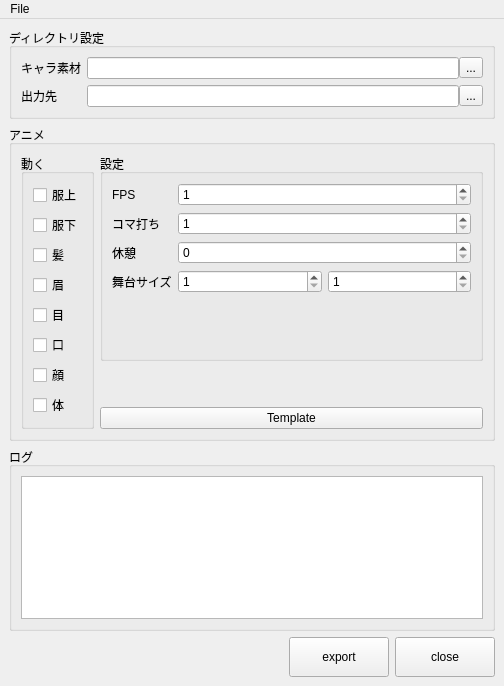
<?xml version="1.0" encoding="UTF-8"?>
<ui version="4.0">
 <class>MainWindow</class>
 <widget class="QMainWindow" name="MainWindow">
  <property name="geometry">
   <rect>
    <x>0</x>
    <y>0</y>
    <width>504</width>
    <height>686</height>
   </rect>
  </property>
  <property name="windowTitle">
   <string>MainWindow</string>
  </property>
  <widget class="QWidget" name="centralwidget">
   <layout class="QVBoxLayout" name="verticalLayout_4">
    <item>
     <widget class="QGroupBox" name="groupBox">
      <property name="title">
       <string>ディレクトリ設定</string>
      </property>
      <layout class="QFormLayout" name="formLayout">
       <item row="0" column="0">
        <widget class="QLabel" name="label">
         <property name="text">
          <string>キャラ素材</string>
         </property>
        </widget>
       </item>
       <item row="0" column="1">
        <layout class="QHBoxLayout" name="horizontalLayout_2">
         <property name="spacing">
          <number>0</number>
         </property>
         <item>
          <widget class="QLineEdit" name="srcLineEdit"/>
         </item>
         <item>
          <widget class="QToolButton" name="srcToolButton">
           <property name="text">
            <string>...</string>
           </property>
          </widget>
         </item>
        </layout>
       </item>
       <item row="1" column="0">
        <widget class="QLabel" name="label_2">
         <property name="text">
          <string>出力先</string>
         </property>
        </widget>
       </item>
       <item row="1" column="1">
        <layout class="QHBoxLayout" name="horizontalLayout">
         <property name="spacing">
          <number>0</number>
         </property>
         <item>
          <widget class="QLineEdit" name="dstLineEdit"/>
         </item>
         <item>
          <widget class="QToolButton" name="dstToolButton">
           <property name="text">
            <string>...</string>
           </property>
          </widget>
         </item>
        </layout>
       </item>
      </layout>
     </widget>
    </item>
    <item>
     <widget class="QGroupBox" name="groupBox_5">
      <property name="title">
       <string>アニメ</string>
      </property>
      <layout class="QHBoxLayout" name="horizontalLayout_5">
       <item>
        <widget class="QGroupBox" name="groupBox_4">
         <property name="title">
          <string>動く</string>
         </property>
         <layout class="QVBoxLayout" name="verticalLayout_2">
          <item>
           <widget class="QCheckBox" name="topCheckBox">
            <property name="text">
             <string>服上</string>
            </property>
           </widget>
          </item>
          <item>
           <widget class="QCheckBox" name="bottomCheckBox">
            <property name="text">
             <string>服下</string>
            </property>
           </widget>
          </item>
          <item>
           <widget class="QCheckBox" name="hairCheckBox">
            <property name="text">
             <string>髪</string>
            </property>
           </widget>
          </item>
          <item>
           <widget class="QCheckBox" name="eyebrowCheckBox">
            <property name="text">
             <string>眉</string>
            </property>
           </widget>
          </item>
          <item>
           <widget class="QCheckBox" name="eyeCheckBox">
            <property name="text">
             <string>目</string>
            </property>
           </widget>
          </item>
          <item>
           <widget class="QCheckBox" name="mouthCheckBox">
            <property name="text">
             <string>口</string>
            </property>
           </widget>
          </item>
          <item>
           <widget class="QCheckBox" name="faceCheckBox">
            <property name="text">
             <string>顔</string>
            </property>
           </widget>
          </item>
          <item>
           <widget class="QCheckBox" name="bodyCheckBox">
            <property name="text">
             <string>体</string>
            </property>
           </widget>
          </item>
         </layout>
        </widget>
       </item>
       <item>
        <layout class="QVBoxLayout" name="verticalLayout_3">
         <item>
          <widget class="QGroupBox" name="groupBox_3">
           <property name="title">
            <string>設定</string>
           </property>
           <layout class="QFormLayout" name="formLayout_2">
            <item row="0" column="0">
             <widget class="QLabel" name="label_4">
              <property name="text">
               <string>FPS</string>
              </property>
             </widget>
            </item>
            <item row="0" column="1">
             <widget class="QSpinBox" name="fpsSpinBox">
              <property name="sizePolicy">
               <sizepolicy hsizetype="Expanding" vsizetype="Fixed">
                <horstretch>0</horstretch>
                <verstretch>0</verstretch>
               </sizepolicy>
              </property>
              <property name="minimum">
               <number>1</number>
              </property>
              <property name="maximum">
               <number>240</number>
              </property>
             </widget>
            </item>
            <item row="1" column="0">
             <widget class="QLabel" name="label_3">
              <property name="text">
               <string>コマ打ち</string>
              </property>
             </widget>
            </item>
            <item row="1" column="1">
             <widget class="QSpinBox" name="stepSpinBox">
              <property name="sizePolicy">
               <sizepolicy hsizetype="Expanding" vsizetype="Fixed">
                <horstretch>0</horstretch>
                <verstretch>0</verstretch>
               </sizepolicy>
              </property>
              <property name="minimum">
               <number>1</number>
              </property>
              <property name="maximum">
               <number>65535</number>
              </property>
             </widget>
            </item>
            <item row="2" column="0">
             <widget class="QLabel" name="label_5">
              <property name="text">
               <string>休憩</string>
              </property>
             </widget>
            </item>
            <item row="2" column="1">
             <widget class="QSpinBox" name="idleSpinBox">
              <property name="sizePolicy">
               <sizepolicy hsizetype="Expanding" vsizetype="Fixed">
                <horstretch>0</horstretch>
                <verstretch>0</verstretch>
               </sizepolicy>
              </property>
              <property name="maximum">
               <number>65535</number>
              </property>
             </widget>
            </item>
            <item row="3" column="0">
             <widget class="QLabel" name="label_6">
              <property name="text">
               <string>舞台サイズ</string>
              </property>
             </widget>
            </item>
            <item row="3" column="1">
             <layout class="QHBoxLayout" name="horizontalLayout_4">
              <item>
               <widget class="QSpinBox" name="xSpinBox">
                <property name="minimum">
                 <number>1</number>
                </property>
                <property name="maximum">
                 <number>65535</number>
                </property>
               </widget>
              </item>
              <item>
               <widget class="QSpinBox" name="ySpinBox">
                <property name="minimum">
                 <number>1</number>
                </property>
                <property name="maximum">
                 <number>65535</number>
                </property>
               </widget>
              </item>
             </layout>
            </item>
           </layout>
          </widget>
         </item>
         <item>
          <spacer name="verticalSpacer">
           <property name="orientation">
            <enum>Qt::Vertical</enum>
           </property>
           <property name="sizeType">
            <enum>QSizePolicy::Preferred</enum>
           </property>
           <property name="sizeHint" stdset="0">
            <size>
             <width>20</width>
             <height>40</height>
            </size>
           </property>
          </spacer>
         </item>
         <item>
          <widget class="QPushButton" name="templateButton">
           <property name="text">
            <string>Template</string>
           </property>
          </widget>
         </item>
        </layout>
       </item>
      </layout>
     </widget>
    </item>
    <item>
     <widget class="QGroupBox" name="groupBox_2">
      <property name="sizePolicy">
       <sizepolicy hsizetype="Preferred" vsizetype="Expanding">
        <horstretch>0</horstretch>
        <verstretch>0</verstretch>
       </sizepolicy>
      </property>
      <property name="title">
       <string>ログ</string>
      </property>
      <layout class="QVBoxLayout" name="verticalLayout">
       <item>
        <widget class="LogTextEdit" name="logTextEdit">
         <property name="sizePolicy">
          <sizepolicy hsizetype="Expanding" vsizetype="Expanding">
           <horstretch>0</horstretch>
           <verstretch>0</verstretch>
          </sizepolicy>
         </property>
         <property name="lineWrapMode">
          <enum>QTextEdit::NoWrap</enum>
         </property>
         <property name="readOnly">
          <bool>true</bool>
         </property>
        </widget>
       </item>
      </layout>
     </widget>
    </item>
    <item>
     <layout class="QHBoxLayout" name="horizontalLayout_3">
      <item>
       <spacer name="horizontalSpacer">
        <property name="orientation">
         <enum>Qt::Horizontal</enum>
        </property>
        <property name="sizeHint" stdset="0">
         <size>
          <width>40</width>
          <height>20</height>
         </size>
        </property>
       </spacer>
      </item>
      <item>
       <widget class="QPushButton" name="exportButton">
        <property name="minimumSize">
         <size>
          <width>100</width>
          <height>40</height>
         </size>
        </property>
        <property name="text">
         <string>export</string>
        </property>
       </widget>
      </item>
      <item>
       <widget class="QPushButton" name="closeButton">
        <property name="minimumSize">
         <size>
          <width>100</width>
          <height>40</height>
         </size>
        </property>
        <property name="text">
         <string>close</string>
        </property>
       </widget>
      </item>
     </layout>
    </item>
   </layout>
  </widget>
  <widget class="QMenuBar" name="menubar">
   <property name="geometry">
    <rect>
     <x>0</x>
     <y>0</y>
     <width>504</width>
     <height>21</height>
    </rect>
   </property>
   <widget class="QMenu" name="menuFile">
    <property name="title">
     <string>File</string>
    </property>
    <addaction name="actionOpen"/>
    <addaction name="actionSave"/>
    <addaction name="actionSave_Template"/>
    <addaction name="separator"/>
    <addaction name="actionExit"/>
   </widget>
   <addaction name="menuFile"/>
  </widget>
  <action name="actionOpen">
   <property name="text">
    <string>Open</string>
   </property>
   <property name="shortcut">
    <string>Ctrl+O</string>
   </property>
  </action>
  <action name="actionSave">
   <property name="text">
    <string>Save</string>
   </property>
   <property name="shortcut">
    <string>Ctrl+S</string>
   </property>
  </action>
  <action name="actionSave_Template">
   <property name="text">
    <string>Save Template</string>
   </property>
  </action>
  <action name="actionExit">
   <property name="text">
    <string>Exit</string>
   </property>
   <property name="shortcut">
    <string>Ctrl+Q</string>
   </property>
  </action>
 </widget>
 <customwidgets>
  <customwidget>
   <class>LogTextEdit</class>
   <extends>QTextEdit</extends>
   <header>rs.gui.log</header>
  </customwidget>
 </customwidgets>
 <resources/>
 <connections/>
</ui>
